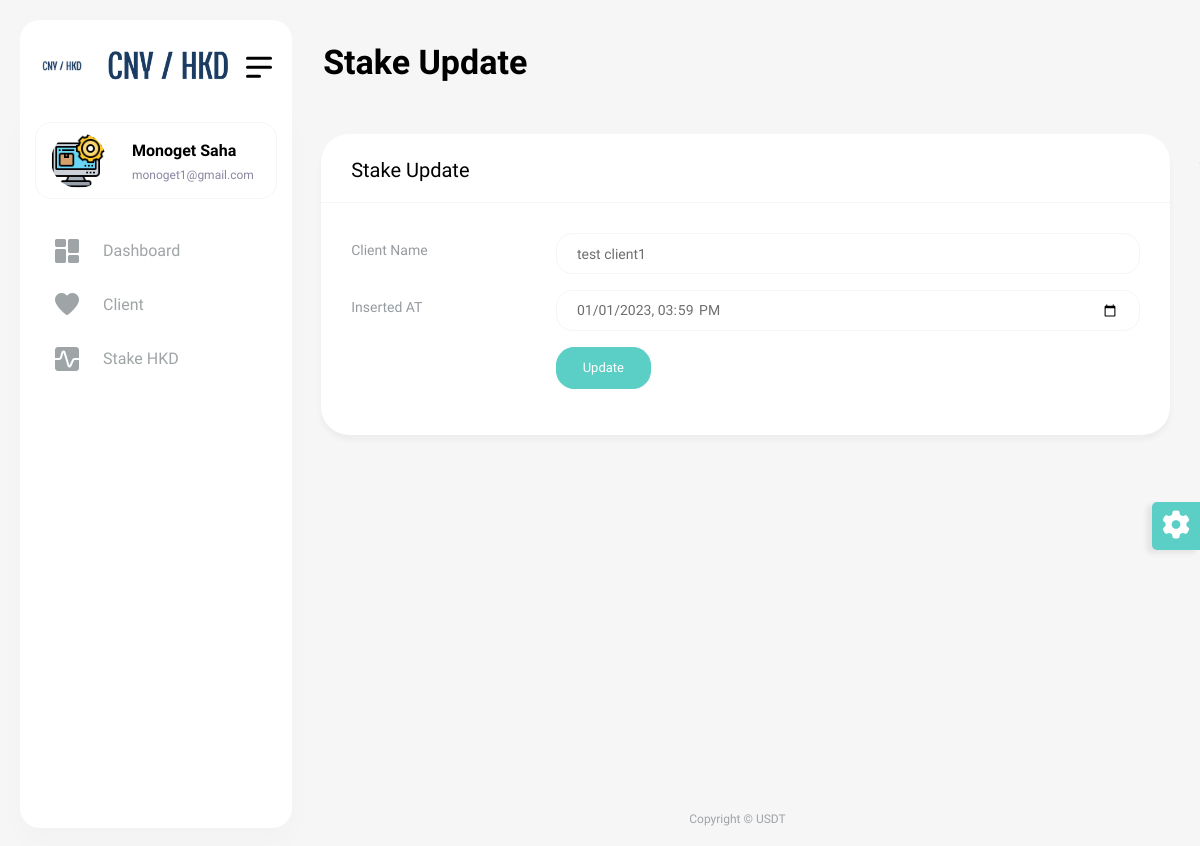
Before: /stake-update.php?stake_id=2 (signed in) with the older database file.
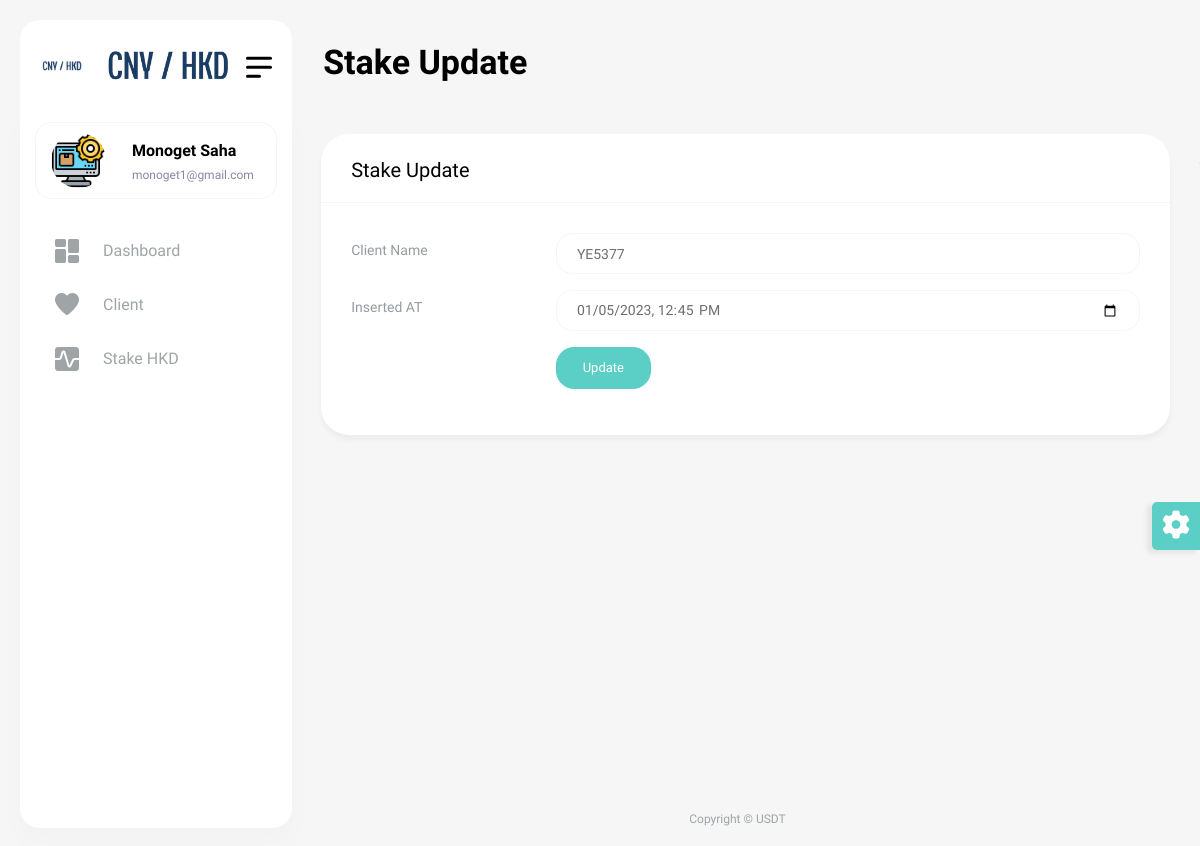
After: the same page with the newer database file.
### tables this page shows
CREATE TABLE `stake` (
  `id` int(11) NOT NULL,
  `client_id` int(11) NOT NULL,
  `conversion_rate` double(10,4) NOT NULL,
  `amount` double(10,2) NOT NULL,
  `staking_days` int(11) NOT NULL,
  `status` varchar(20) NOT NULL DEFAULT 'Pending',
  `inserted_at` datetime NOT NULL,
  `updated_at` timestamp NOT NULL DEFAULT current_timestamp() ON UPDATE current_timestamp()
);

CREATE TABLE `client` (
  `id` int(11) NOT NULL,
  `client_name` varchar(100) NOT NULL,
  `phone` varchar(25) NOT NULL,
  `trasferee` varchar(200) NOT NULL,
  `inserted_at` datetime NOT NULL,
  `updated_at` timestamp NOT NULL DEFAULT current_timestamp() ON UPDATE current_timestamp()
);

### include/dbController.php (called while the page is built, shortened)
<?php
class DBController {
    private $host = "localhost";
    private $user = "root";
    private $password = "";
    private $database = "usdt";
    private $conn;
    function __construct() {
        $this->conn = $this->connectDB();
    }
    function connectDB() {
        $conn = mysqli_connect($this->host,$this->user,$this->password,$this->database);
        return $conn;
    }
    function runQuery($query) {
        $result = mysqli_query($this->conn,$query);
        while($row=mysqli_fetch_assoc($result)) {
            $resultset[] = $row;
        }
        if(!empty($resultset))
            return $resultset;
    }
}

### stake-update.php (the view, shortened to what this page needs)
<?php
require_once("include/dbController.php");
$db_handle = new DBController();
?>
<!DOCTYPE html>
<html lang="en">
<head>
    <?php require_once('include/css.php'); ?>
</head>
<body>
<div id="main-wrapper">
    <?php require_once('include/header.php'); ?>
    <div class="header">
        <div class="header-content">
            <nav class="navbar navbar-expand">
                <div class="collapse navbar-collapse justify-content-between">
                    <div class="header-left">
                        <div class="dashboard_bar">
                            Stake Update
                        </div>
                    </div>
                </div>
            </nav>
        </div>
    </div>
    <?php require_once('include/navbar.php'); ?>
    <div class="content-body">
        <div class="container-fluid">
            <div class="row invoice-card-row">
                <?php if (isset($_GET['stake_id'])) {
                    $id = $_GET['stake_id'];
                    $cny_data = $db_handle->runQuery("SELECT * FROM client as c,stake as s where s.client_id=c.id and s.id={$id} order by s.id desc");
                    ?>
                    <div class="col-lg-12">
                        <div class="card">
                            <div class="card-header">
                                <h4 class="card-title">Stake Update</h4>
                            </div>
                            <div class="card-body">
                                <div class="basic-form">
                                    <form action="Update" method="post">
                                        <div class="mb-3 row">
                                            <label class="col-sm-3 col-form-label">Client Name</label>
                                            <div class="col-sm-9">
                                                <input type="text" class="form-control" value="<?php echo $cny_data[0]["client_name"]; ?>" readonly>
                                            </div>
                                        </div>
                                        <div class="mb-3 row">
                                            <label class="col-sm-3 col-form-label">Inserted AT</label>
                                            <div class="col-sm-9">
                                                <input type="datetime-local" class="form-control" id="inserted_at"
                                                       name="inserted_at" value="<?php echo date('Y-m-d\TH:i',strtotime($cny_data[0]["inserted_at"])); ?>">
                                            </div>
                                        </div>
                                        <div class="mb-3 row">
                                            <div class="col-sm-6 mx-auto">
                                                <button type="submit" class="btn btn-primary w-25" name="updateDate">
                                                    Update
                                                </button>
                                            </div>
                                        </div>
                                    </form>
                                </div>
                            </div>
                        </div>
                    </div>
                    <?php
                } else {
                    ?>
                    <?php
                }
                ?>
            </div>
        </div>
    </div>
    <?php require_once('include/footer.php'); ?>
</div>
</body>
</html>

Changed rows visible on the page:
changed stake: client.client_name "test client1" → "YE5377"; inserted_at "01/01/2023 15:59" → "01/05/2023 12:45"
